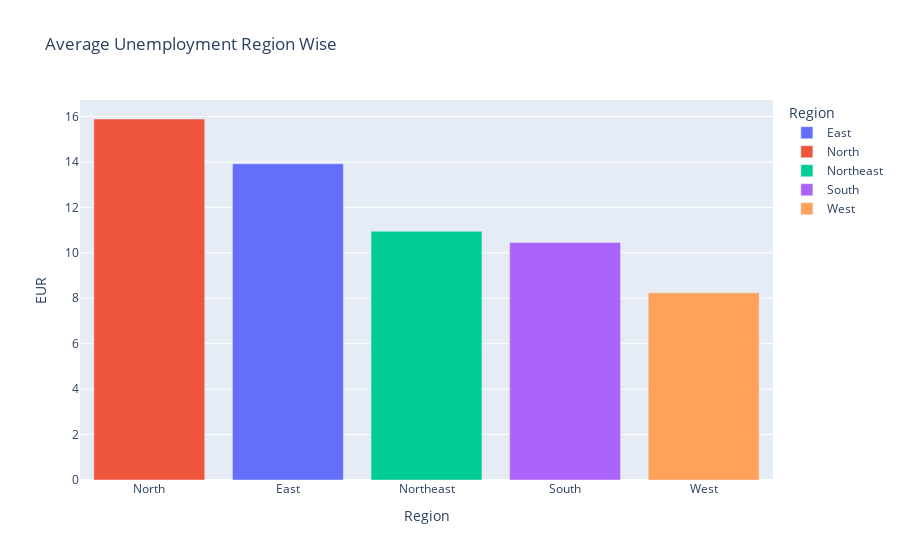

The cell this chart's notebook holds for it:
### Code cell
fig_region = px.bar(group_region, x="Region", y="EUR", color="Region", title="Average Unemployment Region Wise")
fig_region.update_layout(xaxis={'categoryorder':'total descending'})
fig_region.show()

### Figure 1 — Plotly figure (JSON) as saved in the notebook; plotly's stock layout.template omitted (floating-point values rounded to 4 significant figures)
{"data": [{"alignmentgroup": "True", "hovertemplate": "Region=%{x}<br>EUR=%{y}<extra></extra>", "legendgroup": "East", "marker": {"color": "#636efa", "pattern": {"shape": ""}}, "name": "East", "offsetgroup": "East", "orientation": "v", "showlegend": true, "textposition": "auto", "type": "bar", "x": ["East"], "xaxis": "x", "y": [13.92], "yaxis": "y"}, {"alignmentgroup": "True", "hovertemplate": "Region=%{x}<br>EUR=%{y}<extra></extra>", "legendgroup": "North", "marker": {"color": "#EF553B", "pattern": {"shape": ""}}, "name": "North", "offsetgroup": "North", "orientation": "v", "showlegend": true, "textposition": "auto", "type": "bar", "x": ["North"], "xaxis": "x", "y": [15.89], "yaxis": "y"}, {"alignmentgroup": "True", "hovertemplate": "Region=%{x}<br>EUR=%{y}<extra></extra>", "legendgroup": "Northeast", "marker": {"color": "#00cc96", "pattern": {"shape": ""}}, "name": "Northeast", "offsetgroup": "Northeast", "orientation": "v", "showlegend": true, "textposition": "auto", "type": "bar", "x": ["Northeast"], "xaxis": "x", "y": [10.95], "yaxis": "y"}, {"alignmentgroup": "True", "hovertemplate": "Region=%{x}<br>EUR=%{y}<extra></extra>", "legendgroup": "South", "marker": {"color": "#ab63fa", "pattern": {"shape": ""}}, "name": "South", "offsetgroup": "South", "orientation": "v", "showlegend": true, "textposition": "auto", "type": "bar", "x": ["South"], "xaxis": "x", "y": [10.45], "yaxis": "y"}, {"alignmentgroup": "True", "hovertemplate": "Region=%{x}<br>EUR=%{y}<extra></extra>", "legendgroup": "West", "marker": {"color": "#FFA15A", "pattern": {"shape": ""}}, "name": "West", "offsetgroup": "West", "orientation": "v", "showlegend": true, "textposition": "auto", "type": "bar", "x": ["West"], "xaxis": "x", "y": [8.24], "yaxis": "y"}], "layout": {"barmode": "relative", "legend": {"title": {"text": "Region"}, "tracegroupgap": 0}, "title": {"text": "Average Unemployment Region Wise"}, "xaxis": {"anchor": "y", "categoryarray": ["East", "North", "Northeast", "South", "West"], "categoryorder": "total descending", "domain": [0, 1], "title": {"text": "Region"}}, "yaxis": {"anchor": "x", "domain": [0, 1], "title": {"text": "EUR"}}}}
